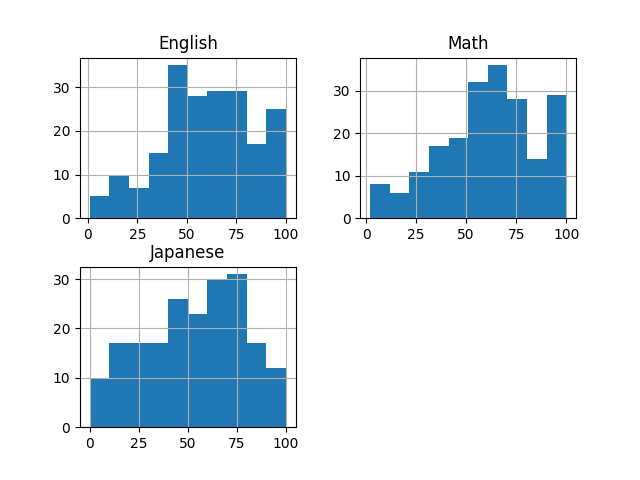

Write Python code to recreate this figure.
import pandas
from matplotlib import pyplot

score = pandas.read_csv('score2.csv', encoding='utf_8')
score.hist()
pyplot.savefig('hist2.png')
pyplot.show()